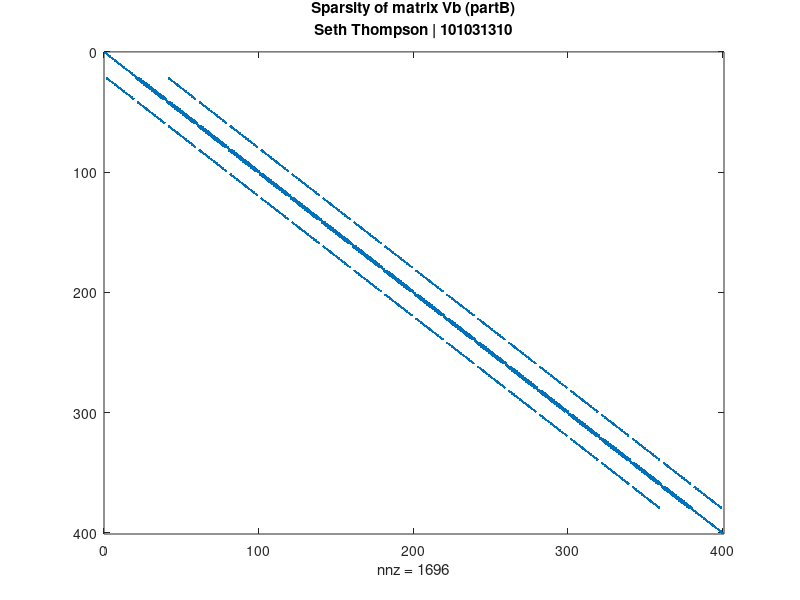
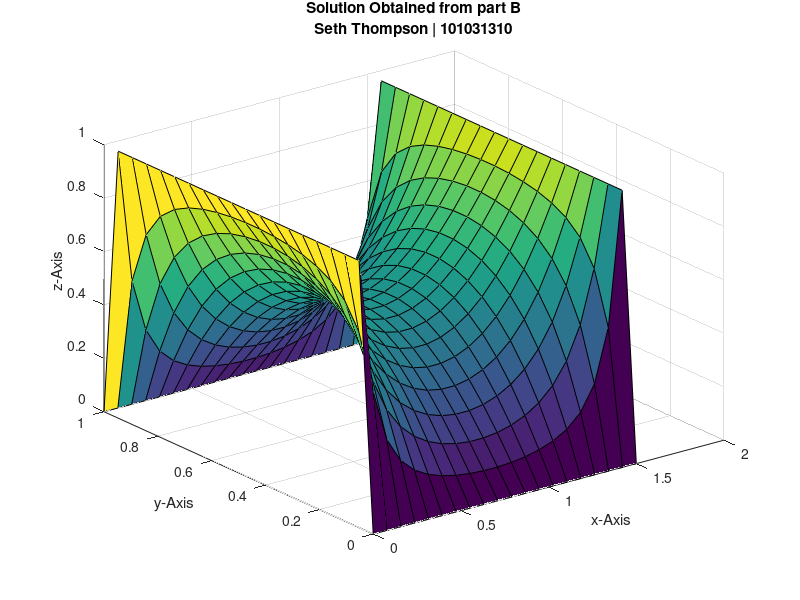
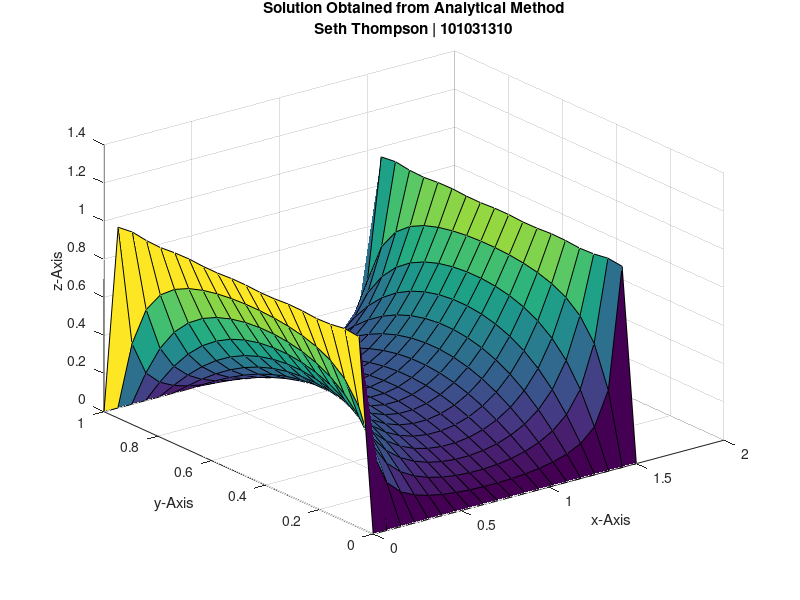

The MATLAB source for these figures, in order:
%% ELEC 4700 Assignment 2 Question 1 PART B

% Name: Seth Thompson
% Student Number: 101031310
close all
clear
clc

% To solve this part of the assignment, the GV = F method will be used
% again.

% Defining the length and width of the plot.
Width = 1;
Length = (3/2)*Width;

% Creating a nx by ny matrix to hold the solution to the system and a B
% vector
nx = 20;
ny = 20;
Vb = zeros(nx*ny,nx*ny);
Bb = zeros(nx*ny,1);

% Defining Vo, as mentioned in the assignment handout
Vo = 1;

for i = 1:nx
    for j = 1:ny
        % Node mapping to put entries into the correct place
        n = j + (i - 1)*ny;
        % Calculating deltas in the x and y direction
        nxm = j + (i - 2)*ny;
        nxp = j + i*ny;
        nym = (j - 1) + (i - 1)*ny;
        nyp = (j + 1) + (i - 1)*ny;
        % Begin inputting all of the correct entires!
        if (i == 1 || i == nx || j == 1 || j == ny)
            Vb(n,n) = 1;
        else
            Vb(n,n) = -4;
            Vb(n,nxm) = 1;
            Vb(n,nxp) = 1;
            Vb(n,nym) = 1;
            Vb(n,nyp) = 1;
        end
        % No need for extra bounddary statement condition this time, it is
        % accounted for in the first part of the if-else statement!
    end
end

% Looking at the sparsity of matrix Va
figure(1)
spy(Vb)
title({'Sparsity of matrix Vb (partB)','Seth Thompson | 101031310'})

% A seperate loop must be made to populate the B vector with its contents.

for k = 2: (ny-1)
    Bb(1 + (k - 1)*ny,1) = Vo;
    % This time, the opposite end of the boundary must be set to Vo as well
    Bb(nx + (k - 1)*ny,1) = Vo;
end

% If Ax = B, then x = A\B
x = Vb\Bb;
for i = 1:nx
    for j = 1:ny
        % Populating an array with the Z values of the final solution.
        n = j + (i - 1)*ny;
        xArray(i,j) = x(n);
    end
end

% Plotting the output with the correct aspect ratio (3/2)
xDOM = linspace(0,Length,nx);
yDOM = linspace(0,Width,ny);
figure(2)
surf(xDOM,yDOM,xArray)
title({'Solution Obtained from part B','Seth Thompson | 101031310'})
xlabel('x-Axis')
ylabel('y-Axis')
zlabel('z-Axis')

% This next part of the script will calculate the analytical solution of
% the system and compare it to the results found previously.

% To start, a matrix will be defined to hold the analytical solution along
% with a maximum number of iterations.

AnalyticSOL = zeros(nx,ny);
nMAX = 100;

% The solution each iteration of the analytical method will be calculated
% all at once using element-wise operations. The niital x and y values
% Will be put on a grid so element wise operations can be done to complete
% This in one loop as opposed to two.

[x,y] = meshgrid(linspace(-Length/2,Length/2,nx), linspace(0,Width,ny));

% Also defining a and b before entering the loop. a spans from 0 to the
% width of the box, and b spans from -L/2 to L/2
a = Width;
b = Length/2;


for iterNUM = 1:nMAX
     % We can only use odd numbers for n, so use the formula shown below
     t = 2*iterNUM - 1;
     % The code to update the solution matrix is shown next
     AnalyticSOL = AnalyticSOL + (4*Vo/pi) .* (1/t) .* (cosh((t*pi).*x./a) ...
         ./ cosh((t*pi).*b./a)) .* sin((t*pi).*y./a);
     figure(3)
     surf(xDOM,yDOM,AnalyticSOL)
     pause(0.001)
end


% Plotting the results from the analytical solution
figure(3)
surf(xDOM,yDOM,AnalyticSOL)
title({'Solution Obtained from Analytical Method','Seth Thompson | 101031310'})
xlabel('x-Axis')
ylabel('y-Axis')
zlabel('z-Axis')

% Comparing the analytical solution to the numerical one shows some very
% similar results. It can be seen that the analytical solution approches
% that of the final one obtained from the first technique, however both
% methods have their pros and cons

% The numerical solution came to an answer very quickly and appears to be
% much more accurate than the analytical solution after 100 iterations, but
% it required a very large matrix to solve and as a result more data will
% be taken up to solve this. This can be partially resolved though by
% seting the elements of the numerical method to be sparse since most of
% the elements are zero.

% The analytical solution took a more brute force approch to the problem
% and in the end was much easier to follow, however it will take more time
% to solve depending on how accurate you want your final solution to be.
% Also, being able to see the final solution as a movie did help while
% debugging the script for this part of the lab.

% In conclusion, both methods are good ways to solve the system, however
% each has their own advanteges and disiadvantages. The numerical method
% comes up with a more acurate solution faster, but the process is harder
% to follow and will take up more memory while running. The analytical
% solution is easier to follow, yet it'll take longer to reach the final 
% solution depending on how accurate you want it to be.
